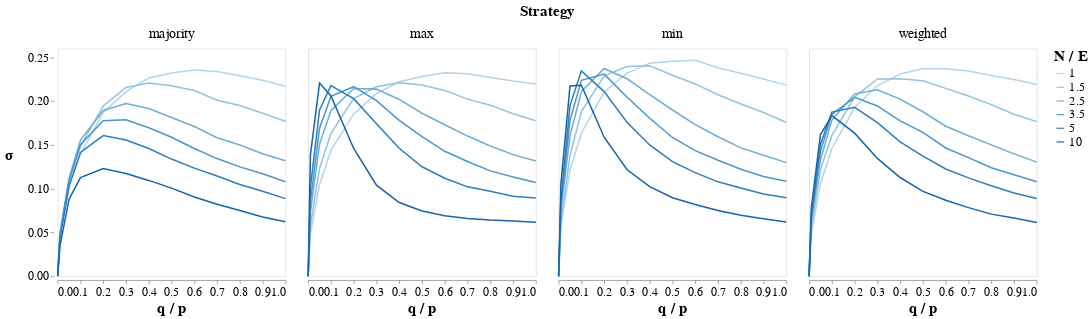

The code cell stored with this chart in its notebook:
### Code cell
alt.Chart(df_fraction2_var).mark_line().encode(
    x="q / p",
    y=alt.Y(
        "std",
        # "std",
        title="σ"
    ),
    color=alt.Color("N / E:O", scale=alt.Scale(scheme="blues")),
    # strokeDash=alt.StrokeDash("N / E:O", legend=alt.Legend(symbolSize=750))
).facet(
    facet=alt.Facet("strat", header=alt.Header(title="Strategy", labelFontSize=18, titleFontSize=20))
       ).configure_axisY(
    titleAngle=0,
    titleX=-60,
)

### Figure 1 — Vega specification as saved in the notebook (floating-point values rounded to 4 significant figures; data arrays with more than 128 entries replaced by an {"elided": "..."} marker saying what was removed)
{"$schema": "https://vega.github.io/schema/vega/v5.json", "data": [{"name": "source_0", "values": {"elided": "312 records"}}, {"name": "facet_domain"}, {"name": "facet_domain_row", "values": [{"data": 0.0}]}, {"name": "facet_domain_column", "values": [{"data": 0.0}, {"data": 1.0}, {"data": 2.0}, {"data": 3.0}]}, {"name": "source_0_x_domain_q / p", "values": [{"min": 0.0, "max": 1.0}]}, {"name": "source_0_y_domain_std", "values": [{"min": 0.0, "max": 0.2467}]}, {"name": "source_0_color_domain_N / E", "values": [{"N / E": 1.0}, {"N / E": 1.5}, {"N / E": 2.5}, {"N / E": 3.5}, {"N / E": 5.0}, {"N / E": 10.0}]}], "signals": [{"name": "child_width", "value": 300}, {"name": "child_height", "value": 300}], "marks": [{"type": "group", "name": "facet-title", "title": {"text": "Strategy", "offset": 10, "fontSize": 20, "style": "guide-title"}, "role": "column-title"}, {"type": "group", "name": "row_header", "from": {"data": "facet_domain_row"}, "encode": {"update": {"height": {"signal": "child_height"}}}, "axes": [{"scale": "y", "zindex": 0, "orient": "left", "labelOverlap": true, "title": "σ", "tickCount": {"signal": "ceil(child_height/40)"}, "grid": false}], "role": "row-header"}, {"type": "group", "name": "column_footer", "from": {"data": "facet_domain_column"}, "encode": {"update": {"width": {"signal": "child_width"}}}, "axes": [{"scale": "x", "labelFlush": true, "grid": false, "title": "q / p", "orient": "bottom", "tickCount": {"signal": "ceil(child_width/40)"}, "zindex": 0, "labelOverlap": true}], "role": "column-footer"}, {"type": "group", "name": "cell", "from": {"facet": {"data": "source_0", "name": "facet", "groupby": ["strat"]}}, "sort": {"field": ["datum[\"strat\"]"], "order": ["ascending"]}, "encode": {"update": {"height": {"signal": "child_height"}, "width": {"signal": "child_width"}}}, "marks": [{"type": "group", "name": "child_pathgroup", "from": {"facet": {"data": "facet", "name": "faceted_path_child_main", "groupby": ["N / E"]}}, "encode": {"update": {"height": {"field": {"signal": null, "datum": null, "group": "height", "parent": null}}, "width": {"field": {"signal": null, "datum": null, "group": "width", "parent": null}}}}, "marks": [{"type": "line", "name": "child_marks", "from": {"data": "faceted_path_child_main"}, "sort": {"field": "datum[\"q / p\"]"}, "encode": {"update": {"y": {"field": "std", "scale": "y"}, "x": {"field": "q / p", "scale": "x"}, "description": {"signal": "\"q / p: \" + (format(datum[\"q / p\"], \"\")) + \"; σ: \" + (format(datum[\"std\"], \"\")) + \"; N / E: \" + (isValid(datum[\"N / E\"]) ? datum[\"N / E\"] : \"\"+datum[\"N / E\"])"}, "stroke": {"field": "N / E", "scale": "color"}, "defined": {"signal": "isValid(datum[\"q / p\"]) && isFinite(+datum[\"q / p\"]) && isValid(datum[\"std\"]) && isFinite(+datum[\"std\"])"}}}, "style": ["line"]}]}], "title": {"text": {"signal": "isValid(parent[\"strat\"]) ? parent[\"strat\"] : \"\"+parent[\"strat\"]"}, "frame": "group", "offset": 10, "style": "guide-label", "fontSize": 18}, "style": "cell"}], "scales": [{"name": "x", "type": "linear", "domain": [{"signal": "(data(\"source_0_x_domain_q / p\")[0] || {}).min"}, {"signal": "(data(\"source_0_x_domain_q / p\")[0] || {}).max"}], "range": [0, {"signal": "child_width"}], "zero": false, "nice": true}, {"name": "y", "type": "linear", "domain": [{"signal": "(data(\"source_0_y_domain_std\")[0] || {}).min"}, {"signal": "(data(\"source_0_y_domain_std\")[0] || {}).max"}], "range": [{"signal": "child_height"}, 0], "zero": true, "nice": true}, {"name": "color", "type": "ordinal", "domain": {"data": "source_0_color_domain_N / E", "field": "N / E", "sort": true}, "range": {"scheme": "blues"}, "interpolate": "hcl"}], "config": {"mark": {"fill": "#9ebcda"}, "axisX": {"labelFont": "monospace", "labelFontSize": 16, "titleFontSize": 20, "grid": false}, "axisY": {"domain": false, "grid": false, "labelFont": "monospace", "labelFontSize": 16, "titleFontSize": 20, "titleAngle": 0, "titleX": -60}, "legend": {"titleFontSize": 20, "labelFontSize": 16}, "style": {"cell": {"height": 300, "width": 300}, "line": {"fill": null, "stroke": "black"}, "group-title": {"fontSize": 18, "font": "monospace", "fontColor": "#000000"}}}, "background": "white", "layout": {"padding": 20, "bounds": "full", "align": "all"}, "padding": 5, "legends": [{"stroke": "color", "symbolType": "stroke", "title": "N / E", "encode": {"symbols": {"update": {"fill": {"value": null}}}}}]}
